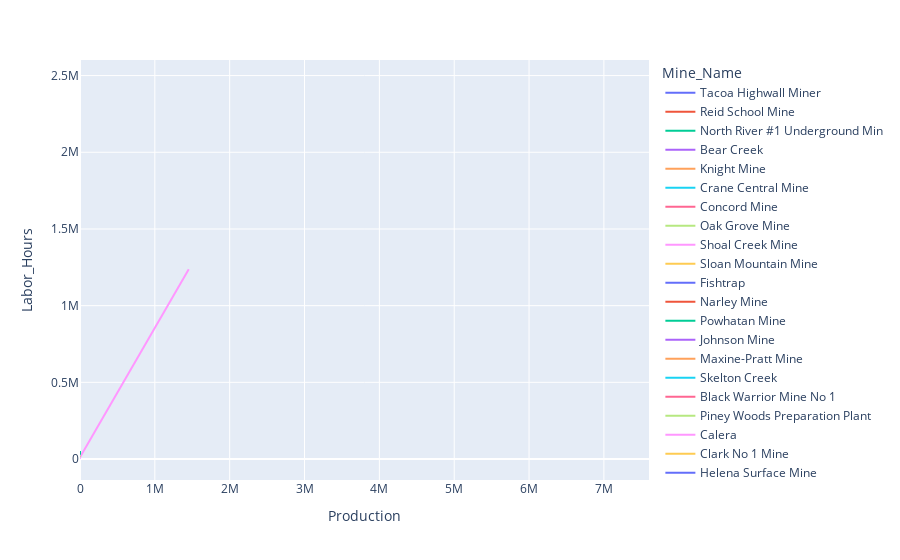

The code cell stored with this chart in its notebook:
### Code cell
import plotly.express as px
import pandas as pd
import plotly.graph_objects as go

df= pd.read_excel("E:\coalpublic2013.xlsx")
#hrs = px.df.labor_hours()

fig = px.line(df, x= "Production",y= "Labor_Hours", color="Mine_Name")
fig.show()

### Figure 1 — Plotly figure (JSON) as saved in the notebook; plotly's stock layout.template omitted (floating-point values rounded to 4 significant figures)
{"data": [{"hovertemplate": "Mine_Name=Tacoa Highwall Miner<br>Production=%{x}<br>Labor_Hours=%{y}<extra></extra>", "legendgroup": "Tacoa Highwall Miner", "line": {"color": "#636efa", "dash": "solid"}, "mode": "lines", "name": "Tacoa Highwall Miner", "orientation": "v", "showlegend": true, "type": "scatter", "x": [56004], "xaxis": "x", "y": [22392], "yaxis": "y"}, {"hovertemplate": "Mine_Name=Reid School Mine<br>Production=%{x}<br>Labor_Hours=%{y}<extra></extra>", "legendgroup": "Reid School Mine", "line": {"color": "#EF553B", "dash": "solid"}, "mode": "lines", "name": "Reid School Mine", "orientation": "v", "showlegend": true, "type": "scatter", "x": [28807], "xaxis": "x", "y": [28447], "yaxis": "y"}, {"hovertemplate": "Mine_Name=North River #1 Underground Min<br>Production=%{x}<br>Labor_Hours=%{y}<extra></extra>", "legendgroup": "North River #1 Underground Min", "line": {"color": "#00cc96", "dash": "solid"}, "mode": "lines", "name": "North River #1 Underground Min", "orientation": "v", "showlegend": true, "type": "scatter", "x": [1440115], "xaxis": "x", "y": [474784], "yaxis": "y"}, {"hovertemplate": "Mine_Name=Bear Creek<br>Production=%{x}<br>Labor_Hours=%{y}<extra></extra>", "legendgroup": "Bear Creek", "line": {"color": "#ab63fa", "dash": "solid"}, "mode": "lines", "name": "Bear Creek", "orientation": "v", "showlegend": true, "type": "scatter", "x": [87587], "xaxis": "x", "y": [29193], "yaxis": "y"}, {"hovertemplate": "Mine_Name=Knight Mine<br>Production=%{x}<br>Labor_Hours=%{y}<extra></extra>", "legendgroup": "Knight Mine", "line": {"color": "#FFA15A", "dash": "solid"}, "mode": "lines", "name": "Knight Mine", "orientation": "v", "showlegend": true, "type": "scatter", "x": [147499], "xaxis": "x", "y": [46393], "yaxis": "y"}, {"hovertemplate": "Mine_Name=Crane Central Mine<br>Production=%{x}<br>Labor_Hours=%{y}<extra></extra>", "legendgroup": "Crane Central Mine", "line": {"color": "#19d3f3", "dash": "solid"}, "mode": "lines", "name": "Crane Central Mine", "orientation": "v", "showlegend": true, "type": "scatter", "x": [69339], "xaxis": "x", "y": [47195], "yaxis": "y"}, {"hovertemplate": "Mine_Name=Concord Mine<br>Production=%{x}<br>Labor_Hours=%{y}<extra></extra>", "legendgroup": "Concord Mine", "line": {"color": "#FF6692", "dash": "solid"}, "mode": "lines", "name": "Concord Mine", "orientation": "v", "showlegend": true, "type": "scatter", "x": [0], "xaxis": "x", "y": [144002], "yaxis": "y"}, {"hovertemplate": "Mine_Name=Oak Grove Mine<br>Production=%{x}<br>Labor_Hours=%{y}<extra></extra>", "legendgroup": "Oak Grove Mine", "line": {"color": "#B6E880", "dash": "solid"}, "mode": "lines", "name": "Oak Grove Mine", "orientation": "v", "showlegend": true, "type": "scatter", "x": [2269014], "xaxis": "x", "y": [1001809], "yaxis": "y"}, {"hovertemplate": "Mine_Name=Shoal Creek Mine<br>Production=%{x}<br>Labor_Hours=%{y}<extra></extra>", "legendgroup": "Shoal Creek Mine", "line": {"color": "#FF97FF", "dash": "solid"}, "mode": "lines", "name": "Shoal Creek Mine", "orientation": "v", "showlegend": true, "type": "scatter", "x": [0, 1453024], "xaxis": "x", "y": [12396, 1237415], "yaxis": "y"}, {"hovertemplate": "Mine_Name=Sloan Mountain Mine<br>Production=%{x}<br>Labor_Hours=%{y}<extra></extra>", "legendgroup": "Sloan Mountain Mine", "line": {"color": "#FECB52", "dash": "solid"}, "mode": "lines", "name": "Sloan Mountain Mine", "orientation": "v", "showlegend": true, "type": "scatter", "x": [327780], "xaxis": "x", "y": [196963], "yaxis": "y"}, {"hovertemplate": "Mine_Name=Fishtrap<br>Production=%{x}<br>Labor_Hours=%{y}<extra></extra>", "legendgroup": "Fishtrap", "line": {"color": "#636efa", "dash": "solid"}, "mode": "lines", "name": "Fishtrap", "orientation": "v", "showlegend": true, "type": "scatter", "x": [175058], "xaxis": "x", "y": [87314], "yaxis": "y"}, {"hovertemplate": "Mine_Name=Narley Mine<br>Production=%{x}<br>Labor_Hours=%{y}<extra></extra>", "legendgroup": "Narley Mine", "line": {"color": "#EF553B", "dash": "solid"}, "mode": "lines", "name": "Narley Mine", "orientation": "v", "showlegend": true, "type": "scatter", "x": [154861], "xaxis": "x", "y": [90584], "yaxis": "y"}, {"hovertemplate": "Mine_Name=Powhatan Mine<br>Production=%{x}<br>Labor_Hours=%{y}<extra></extra>", "legendgroup": "Powhatan Mine", "line": {"color": "#00cc96", "dash": "solid"}, "mode": "lines", "name": "Powhatan Mine", "orientation": "v", "showlegend": true, "type": "scatter", "x": [140521], "xaxis": "x", "y": [61394], "yaxis": "y"}, {"hovertemplate": "Mine_Name=Johnson Mine<br>Production=%{x}<br>Labor_Hours=%{y}<extra></extra>", "legendgroup": "Johnson Mine", "line": {"color": "#ab63fa", "dash": "solid"}, "mode": "lines", "name": "Johnson Mine", "orientation": "v", "showlegend": true, "type": "scatter", "x": [580], "xaxis": "x", "y": [1900], "yaxis": "y"}, {"hovertemplate": "Mine_Name=Maxine-Pratt Mine<br>Production=%{x}<br>Labor_Hours=%{y}<extra></extra>", "legendgroup": "Maxine-Pratt Mine", "line": {"color": "#FFA15A", "dash": "solid"}, "mode": "lines", "name": "Maxine-Pratt Mine", "orientation": "v", "showlegend": true, "type": "scatter", "x": [125824], "xaxis": "x", "y": [107469], "yaxis": "y"}, {"hovertemplate": "Mine_Name=Skelton Creek<br>Production=%{x}<br>Labor_Hours=%{y}<extra></extra>", "legendgroup": "Skelton Creek", "line": {"color": "#19d3f3", "dash": "solid"}, "mode": "lines", "name": "Skelton Creek", "orientation": "v", "showlegend": true, "type": "scatter", "x": [8252], "xaxis": "x", "y": [220], "yaxis": "y"}, {"hovertemplate": "Mine_Name=Black Warrior Mine No 1<br>Production=%{x}<br>Labor_Hours=%{y}<extra></extra>", "legendgroup": "Black Warrior Mine No 1", "line": {"color": "#FF6692", "dash": "solid"}, "mode": "lines", "name": "Black Warrior Mine No 1", "orientation": "v", "showlegend": true, "type": "scatter", "x": [145924], "xaxis": "x", "y": [70926], "yaxis": "y"}, {"hovertemplate": "Mine_Name=Piney Woods Preparation Plant<br>Production=%{x}<br>Labor_Hours=%{y}<extra></extra>", "legendgroup": "Piney Woods Preparation Plant", "line": {"color": "#B6E880", "dash": "solid"}, "mode": "lines", "name": "Piney Woods Preparation Plant", "orientation": "v", "showlegend": true, "type": "scatter", "x": [0, 0], "xaxis": "x", "y": [14828, 23193], "yaxis": "y"}, {"hovertemplate": "Mine_Name=Calera<br>Production=%{x}<br>Labor_Hours=%{y}<extra></extra>", "legendgroup": "Calera", "line": {"color": "#FF97FF", "dash": "solid"}, "mode": "lines", "name": "Calera", "orientation": "v", "showlegend": true, "type": "scatter", "x": [0, 0], "xaxis": "x", "y": [12621, 1402], "yaxis": "y"}, {"hovertemplate": "Mine_Name=Clark No 1 Mine<br>Production=%{x}<br>Labor_Hours=%{y}<extra></extra>", "legendgroup": "Clark No 1 Mine", "line": {"color": "#FECB52", "dash": "solid"}, "mode": "lines", "name": "Clark No 1 Mine", "orientation": "v", "showlegend": true, "type": "scatter", "x": [122727], "xaxis": "x", "y": [140250], "yaxis": "y"}, {"hovertemplate": "Mine_Name=Helena Surface Mine<br>Production=%{x}<br>Labor_Hours=%{y}<extra></extra>", "legendgroup": "Helena Surface Mine", "line": {"color": "#636efa", "dash": "solid"}, "mode": "lines", "name": "Helena Surface Mine", "orientation": "v", "showlegend": true, "type": "scatter", "x": [59664], "xaxis": "x", "y": [30539], "yaxis": "y"}, {"hovertemplate": "Mine_Name=No 4 Mine<br>Production=%{x}<br>Labor_Hours=%{y}<extra></extra>", "legendgroup": "No 4 Mine", "line": {"color": "#EF553B", "dash": "solid"}, "mode": "lines", "name": "No 4 Mine", "orientation": "v", "showlegend": true, "type": "scatter", "x": [2622528], "xaxis": "x", "y": [1551141], "yaxis": "y"}, {"hovertemplate": "Mine_Name=No 7 Mine<br>Production=%{x}<br>Labor_Hours=%{y}<extra></extra>", "legendgroup": "No 7 Mine", "line": {"color": "#00cc96", "dash": "solid"}, "mode": "lines", "name": "No 7 Mine", "orientation": "v", "showlegend": true, "type": "scatter", "x": [5405412], "xaxis": "x", "y": [2464719], "yaxis": "y"}, {"hovertemplate": "Mine_Name=Searles Mine No. 2, 3, 4, 5, 6<br>Production=%{x}<br>Labor_Hours=%{y}<extra></extra>", "legendgroup": "Searles Mine No. 2, 3, 4, 5, 6", "line": {"color": "#ab63fa", "dash": "solid"}, "mode": "lines", "name": "Searles Mine No. 2, 3, 4, 5, 6", "orientation": "v", "showlegend": true, "type": "scatter", "x": [258078], "xaxis": "x", "y": [119542], "yaxis": "y"}, {"hovertemplate": "Mine_Name=Fleetwood Mine No 1<br>Production=%{x}<br>Labor_Hours=%{y}<extra></extra>", "legendgroup": "Fleetwood Mine No 1", "line": {"color": "#FFA15A", "dash": "solid"}, "mode": "lines", "name": "Fleetwood Mine No 1", "orientation": "v", "showlegend": true, "type": "scatter", "x": [75937], "xaxis": "x", "y": [63745], "yaxis": "y"}, {"hovertemplate": "Mine_Name=Shannon Mine<br>Production=%{x}<br>Labor_Hours=%{y}<extra></extra>", "legendgroup": "Shannon Mine", "line": {"color": "#19d3f3", "dash": "solid"}, "mode": "lines", "name": "Shannon Mine", "orientation": "v", "showlegend": true, "type": "scatter", "x": [317491], "xaxis": "x", "y": [164388], "yaxis": "y"}, {"hovertemplate": "Mine_Name=Deerlick Mine<br>Production=%{x}<br>Labor_Hours=%{y}<extra></extra>", "legendgroup": "Deerlick Mine", "line": {"color": "#FF6692", "dash": "solid"}, "mode": "lines", "name": "Deerlick Mine", "orientation": "v", "showlegend": true, "type": "scatter", "x": [133452], "xaxis": "x", "y": [46381], "yaxis": "y"}, {"hovertemplate": "Mine_Name=Brc Alabama No. 7 Llc<br>Production=%{x}<br>Labor_Hours=%{y}<extra></extra>", "legendgroup": "Brc Alabama No. 7 Llc", "line": {"color": "#B6E880", "dash": "solid"}, "mode": "lines", "name": "Brc Alabama No. 7 Llc", "orientation": "v", "showlegend": true, "type": "scatter", "x": [0], "xaxis": "x", "y": [14324], "yaxis": "y"}, {"hovertemplate": "Mine_Name=Swann's Crossing<br>Production=%{x}<br>Labor_Hours=%{y}<extra></extra>", "legendgroup": "Swann's Crossing", "line": {"color": "#FF97FF", "dash": "solid"}, "mode": "lines", "name": "Swann's Crossing", "orientation": "v", "showlegend": true, "type": "scatter", "x": [137511], "xaxis": "x", "y": [77190], "yaxis": "y"}, {"hovertemplate": "Mine_Name=Choctaw Mine<br>Production=%{x}<br>Labor_Hours=%{y}<extra></extra>", "legendgroup": "Choctaw Mine", "line": {"color": "#FECB52", "dash": "solid"}, "mode": "lines", "name": "Choctaw Mine", "orientation": "v", "showlegend": true, "type": "scatter", "x": [537429], "xaxis": "x", "y": [215295], "yaxis": "y"}, {"hovertemplate": "Mine_Name=Manchester Mine<br>Production=%{x}<br>Labor_Hours=%{y}<extra></extra>", "legendgroup": "Manchester Mine", "line": {"color": "#636efa", "dash": "solid"}, "mode": "lines", "name": "Manchester Mine", "orientation": "v", "showlegend": true, "type": "scatter", "x": [219457], "xaxis": "x", "y": [116914], "yaxis": "y"}, {"hovertemplate": "Mine_Name=Jap Creek Mine<br>Production=%{x}<br>Labor_Hours=%{y}<extra></extra>", "legendgroup": "Jap Creek Mine", "line": {"color": "#EF553B", "dash": "solid"}, "mode": "lines", "name": "Jap Creek Mine", "orientation": "v", "showlegend": true, "type": "scatter", "x": [375715], "xaxis": "x", "y": [164093], "yaxis": "y"}, {"hovertemplate": "Mine_Name=Corinth Prep Plant<br>Production=%{x}<br>Labor_Hours=%{y}<extra></extra>", "legendgroup": "Corinth Prep Plant", "line": {"color": "#00cc96", "dash": "solid"}, "mode": "lines", "name": "Corinth Prep Plant", "orientation": "v", "showlegend": true, "type": "scatter", "x": [0, 0], "xaxis": "x", "y": [27996, 51994], "yaxis": "y"}, {"hovertemplate": "Mine_Name=Mccollum/Sparks Branch Mine<br>Production=%{x}<br>Labor_Hours=%{y}<extra></extra>", "legendgroup": "Mccollum/Sparks Branch Mine", "line": {"color": "#ab63fa", "dash": "solid"}, "mode": "lines", "name": "Mccollum/Sparks Branch Mine", "orientation": "v", "showlegend": true, "type": "scatter", "x": [71910], "xaxis": "x", "y": [17411], "yaxis": "y"}, {"hovertemplate": "Mine_Name=Reese's Branch Mine<br>Production=%{x}<br>Labor_Hours=%{y}<extra></extra>", "legendgroup": "Reese's Branch Mine", "line": {"color": "#FFA15A", "dash": "solid"}, "mode": "lines", "name": "Reese's Branch Mine", "orientation": "v", "showlegend": true, "type": "scatter", "x": [263888], "xaxis": "x", "y": [115123], "yaxis": "y"}, {"hovertemplate": "Mine_Name=Cresent Valley Mine<br>Production=%{x}<br>Labor_Hours=%{y}<extra></extra>", "legendgroup": "Cresent Valley Mine", "line": {"color": "#19d3f3", "dash": "solid"}, "mode": "lines", "name": "Cresent Valley Mine", "orientation": "v", "showlegend": true, "type": "scatter", "x": [2860], "xaxis": "x", "y": [621], "yaxis": "y"}, {"hovertemplate": "Mine_Name=Cane Creek Mine<br>Production=%{x}<br>Labor_Hours=%{y}<extra></extra>", "legendgroup": "Cane Creek Mine", "line": {"color": "#FF6692", "dash": "solid"}, "mode": "lines", "name": "Cane Creek Mine", "orientation": "v", "showlegend": true, "type": "scatter", "x": [66258], "xaxis": "x", "y": [32401], "yaxis": "y"}, {"hovertemplate": "Mine_Name=Town Creek<br>Production=%{x}<br>Labor_Hours=%{y}<extra></extra>", "legendgroup": "Town Creek", "line": {"color": "#B6E880", "dash": "solid"}, "mode": "lines", "name": "Town Creek", "orientation": "v", "showlegend": true, "type": "scatter", "x": [299167], "xaxis": "x", "y": [176499], "yaxis": "y"}, {"hovertemplate": "Mine_Name=Carbon Hill Mine<br>Production=%{x}<br>Labor_Hours=%{y}<extra></extra>", "legendgroup": "Carbon Hill Mine", "line": {"color": "#FF97FF", "dash": "solid"}, "mode": "lines", "name": "Carbon Hill Mine", "orientation": "v", "showlegend": true, "type": "scatter", "x": [76241], "xaxis": "x", "y": [84966], "yaxis": "y"}, {"hovertemplate": "Mine_Name=Coal Valley Mine<br>Production=%{x}<br>Labor_Hours=%{y}<extra></extra>", "legendgroup": "Coal Valley Mine", "line": {"color": "#FECB52", "dash": "solid"}, "mode": "lines", "name": "Coal Valley Mine", "orientation": "v", "showlegend": true, "type": "scatter", "x": [407841], "xaxis": "x", "y": [158591], "yaxis": "y"}, {"hovertemplate": "Mine_Name=Dutton Hill Mine<br>Production=%{x}<br>Labor_Hours=%{y}<extra></extra>", "legendgroup": "Dutton Hill Mine", "line": {"color": "#636efa", "dash": "solid"}, "mode": "lines", "name": "Dutton Hill Mine", "orientation": "v", "showlegend": true, "type": "scatter", "x": [37275], "xaxis": "x", "y": [9162], "yaxis": "y"}, {"hovertemplate": "Mine_Name=Ghm #25<br>Production=%{x}<br>Labor_Hours=%{y}<extra></extra>", "legendgroup": "Ghm #25", "line": {"color": "#EF553B", "dash": "solid"}, "mode": "lines", "name": "Ghm #25", "orientation": "v", "showlegend": true, "type": "scatter", "x": [25054], "xaxis": "x", "y": [3108], "yaxis": "y"}, {"hovertemplate": "Mine_Name=Poplar Springs<br>Production=%{x}<br>Labor_Hours=%{y}<extra></extra>", "legendgroup": "Poplar Springs", "line": {"color": "#00cc96", "dash": "solid"}, "mode": "lines", "name": "Poplar Springs", "orientation": "v", "showlegend": true, "type": "scatter", "x": [189370], "xaxis": "x", "y": [76366], "yaxis": "y"}, {"hovertemplate": "Mine_Name=Old Union<br>Production=%{x}<br>Labor_Hours=%{y}<extra></extra>", "legendgroup": "Old Union", "line": {"color": "#ab63fa", "dash": "solid"}, "mode": "lines", "name": "Old Union", "orientation": "v", "showlegend": true, "type": "scatter", "x": [284563], "xaxis": "x", "y": [161805], "yaxis": "y"}, {"hovertemplate": "Mine_Name=Usibelli<br>Production=%{x}<br>Labor_Hours=%{y}<extra></extra>", "legendgroup": "Usibelli", "line": {"color": "#FFA15A", "dash": "solid"}, "mode": "lines", "name": "Usibelli", "orientation": "v", "showlegend": true, "type": "scatter", "x": [1631584], "xaxis": "x", "y": [286079], "yaxis": "y"}, {"hovertemplate": "Mine_Name=Kayenta Mine<br>Production=%{x}<br>Labor_Hours=%{y}<extra></extra>", "legendgroup": "Kayenta Mine", "line": {"color": "#19d3f3", "dash": "solid"}, "mode": "lines", "name": "Kayenta Mine", "orientation": "v", "showlegend": true, "type": "scatter", "x": [7602722], "xaxis": "x", "y": [1015333], "yaxis": "y"}], "layout": {"legend": {"title": {"text": "Mine_Name"}, "tracegroupgap": 0}, "margin": {"t": 60}, "xaxis": {"anchor": "y", "domain": [0, 1], "title": {"text": "Production"}}, "yaxis": {"anchor": "x", "domain": [0, 1], "title": {"text": "Labor_Hours"}}}}
